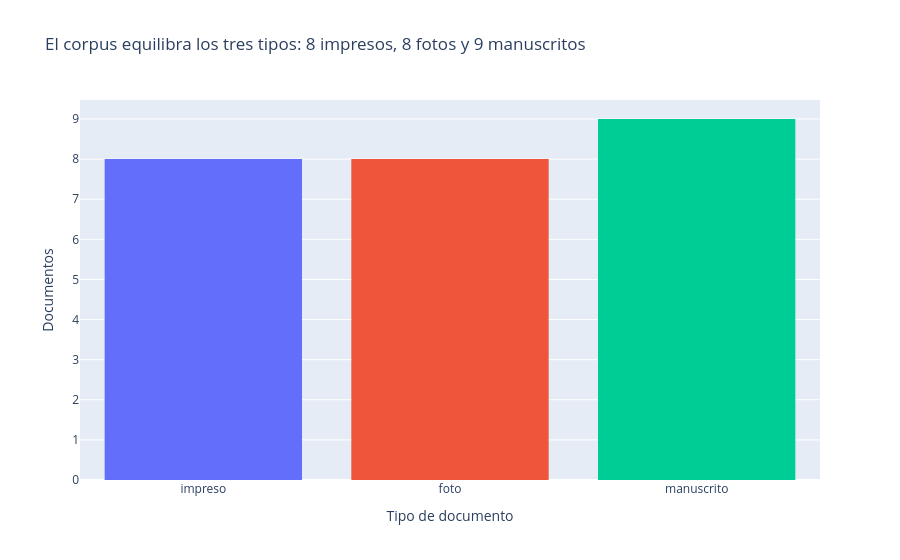

The cell this chart's notebook holds for it:
### Markdown cell above
## 6. Análisis exploratorio

### Code cell
docs["caracteres_ocr"] = docs["texto_ocr"].str.len()
audio["palabras_asr"] = audio["texto_asr"].str.replace(r"\[HABLANTE_\d+\]", "", regex=True).str.split().str.len()

orden = ["impreso", "foto", "manuscrito"]
fig = px.histogram(docs, x="tipo", color="tipo", category_orders={"tipo": orden},
                   title="El corpus equilibra los tres tipos: 8 impresos, 8 fotos y 9 manuscritos",
                   labels={"tipo": "Tipo de documento", "count": "Documentos"})
fig.update_layout(showlegend=False, yaxis_title="Documentos")
fig.show()

### Figure 1 — Plotly figure (JSON) as saved in the notebook; plotly's stock layout.template omitted (floating-point values rounded to 4 significant figures)
{"data": [{"bingroup": "x", "hovertemplate": "Tipo de documento=%{x}<br>count=%{y}<extra></extra>", "legendgroup": "impreso", "marker": {"color": "#636efa", "pattern": {"shape": ""}}, "name": "impreso", "orientation": "v", "showlegend": true, "type": "histogram", "x": ["impreso", "impreso", "impreso", "impreso", "impreso", "impreso", "impreso", "impreso"], "xaxis": "x", "yaxis": "y"}, {"bingroup": "x", "hovertemplate": "Tipo de documento=%{x}<br>count=%{y}<extra></extra>", "legendgroup": "foto", "marker": {"color": "#EF553B", "pattern": {"shape": ""}}, "name": "foto", "orientation": "v", "showlegend": true, "type": "histogram", "x": ["foto", "foto", "foto", "foto", "foto", "foto", "foto", "foto"], "xaxis": "x", "yaxis": "y"}, {"bingroup": "x", "hovertemplate": "Tipo de documento=%{x}<br>count=%{y}<extra></extra>", "legendgroup": "manuscrito", "marker": {"color": "#00cc96", "pattern": {"shape": ""}}, "name": "manuscrito", "orientation": "v", "showlegend": true, "type": "histogram", "x": ["manuscrito", "manuscrito", "manuscrito", "manuscrito", "manuscrito", "manuscrito", "manuscrito", "manuscrito", "manuscrito"], "xaxis": "x", "yaxis": "y"}], "layout": {"barmode": "relative", "legend": {"title": {"text": "Tipo de documento"}, "tracegroupgap": 0}, "showlegend": false, "title": {"text": "El corpus equilibra los tres tipos: 8 impresos, 8 fotos y 9 manuscritos"}, "xaxis": {"anchor": "y", "categoryarray": ["impreso", "foto", "manuscrito"], "categoryorder": "array", "domain": [0.0, 1.0], "title": {"text": "Tipo de documento"}}, "yaxis": {"anchor": "x", "domain": [0.0, 1.0], "title": {"text": "Documentos"}}}}
